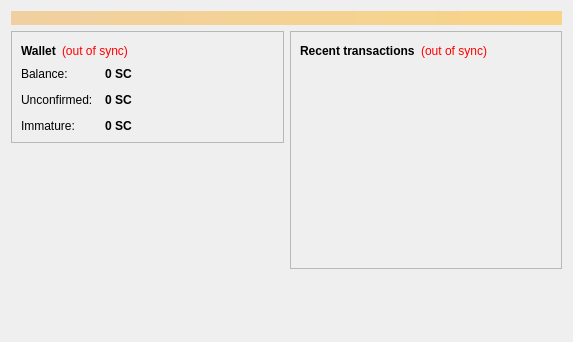
<?xml version="1.0" encoding="UTF-8"?>
<ui version="4.0">
 <class>OverviewPage</class>
 <widget class="QWidget" name="OverviewPage">
  <property name="geometry">
   <rect>
    <x>0</x>
    <y>0</y>
    <width>573</width>
    <height>342</height>
   </rect>
  </property>
  <property name="windowTitle">
   <string>Form</string>
  </property>
  <layout class="QVBoxLayout" name="topLayout">
   <item>
    <widget class="QLabel" name="labelAlerts">
     <property name="visible">
      <bool>false</bool>
     </property>
     <property name="styleSheet">
      <string notr="true">background-color: qlineargradient(x1: 0, y1: 0, x2: 1, y2: 0, stop:0 #F0D0A0, stop:1 #F8D488); color:#000000;</string>
     </property>
     <property name="wordWrap">
      <bool>true</bool>
     </property>
     <property name="margin">
      <number>3</number>
     </property>
    </widget>
   </item>
   <item>
    <layout class="QHBoxLayout" name="horizontalLayout" stretch="1,1">
     <item>
      <layout class="QVBoxLayout" name="verticalLayout_2">
       <item>
        <widget class="QFrame" name="frame">
         <property name="frameShape">
          <enum>QFrame::StyledPanel</enum>
         </property>
         <property name="frameShadow">
          <enum>QFrame::Raised</enum>
         </property>
         <layout class="QVBoxLayout" name="verticalLayout_4">
          <item>
           <layout class="QHBoxLayout" name="horizontalLayout_4">
            <item>
             <widget class="QLabel" name="label_5">
              <property name="font">
               <font>
                <weight>75</weight>
                <bold>true</bold>
               </font>
              </property>
              <property name="text">
               <string>Wallet</string>
              </property>
             </widget>
            </item>
            <item>
             <widget class="QLabel" name="labelWalletStatus">
              <property name="toolTip">
               <string>The displayed information may be out of date. Your wallet automatically synchronizes with the Suncoin network after a connection is established, but this process has not completed yet.</string>
              </property>
              <property name="styleSheet">
               <string notr="true">QLabel { color: red; }</string>
              </property>
              <property name="text">
               <string notr="true">(out of sync)</string>
              </property>
              <property name="alignment">
               <set>Qt::AlignLeading|Qt::AlignLeft|Qt::AlignVCenter</set>
              </property>
             </widget>
            </item>
            <item>
             <spacer name="horizontalSpacer_2">
              <property name="orientation">
               <enum>Qt::Horizontal</enum>
              </property>
              <property name="sizeHint" stdset="0">
               <size>
                <width>40</width>
                <height>20</height>
               </size>
              </property>
             </spacer>
            </item>
           </layout>
          </item>
          <item>
           <layout class="QFormLayout" name="formLayout_2">
            <property name="fieldGrowthPolicy">
             <enum>QFormLayout::AllNonFixedFieldsGrow</enum>
            </property>
            <property name="horizontalSpacing">
             <number>12</number>
            </property>
            <property name="verticalSpacing">
             <number>12</number>
            </property>
            <item row="0" column="0">
             <widget class="QLabel" name="label">
              <property name="text">
               <string>Balance:</string>
              </property>
             </widget>
            </item>
            <item row="0" column="1">
             <widget class="QLabel" name="labelBalance">
              <property name="font">
               <font>
                <weight>75</weight>
                <bold>true</bold>
               </font>
              </property>
              <property name="cursor">
               <cursorShape>IBeamCursor</cursorShape>
              </property>
              <property name="toolTip">
               <string>Your current balance</string>
              </property>
              <property name="text">
               <string notr="true">0 SC</string>
              </property>
              <property name="textInteractionFlags">
               <set>Qt::LinksAccessibleByMouse|Qt::TextSelectableByKeyboard|Qt::TextSelectableByMouse</set>
              </property>
             </widget>
            </item>
            <item row="1" column="0">
             <widget class="QLabel" name="label_3">
              <property name="text">
               <string>Unconfirmed:</string>
              </property>
             </widget>
            </item>
            <item row="1" column="1">
             <widget class="QLabel" name="labelUnconfirmed">
              <property name="font">
               <font>
                <weight>75</weight>
                <bold>true</bold>
               </font>
              </property>
              <property name="cursor">
               <cursorShape>IBeamCursor</cursorShape>
              </property>
              <property name="toolTip">
               <string>Total of transactions that have yet to be confirmed, and do not yet count toward the current balance</string>
              </property>
              <property name="text">
               <string notr="true">0 SC</string>
              </property>
              <property name="textInteractionFlags">
               <set>Qt::LinksAccessibleByMouse|Qt::TextSelectableByKeyboard|Qt::TextSelectableByMouse</set>
              </property>
             </widget>
            </item>
            <item row="2" column="0">
             <widget class="QLabel" name="labelImmatureText">
              <property name="text">
               <string>Immature:</string>
              </property>
             </widget>
            </item>
            <item row="2" column="1">
             <widget class="QLabel" name="labelImmature">
              <property name="font">
               <font>
                <weight>75</weight>
                <bold>true</bold>
               </font>
              </property>
              <property name="toolTip">
               <string>Mined balance that has not yet matured</string>
              </property>
              <property name="text">
               <string notr="true">0 SC</string>
              </property>
              <property name="textInteractionFlags">
               <set>Qt::LinksAccessibleByMouse|Qt::TextSelectableByKeyboard|Qt::TextSelectableByMouse</set>
              </property>
             </widget>
            </item>
           </layout>
          </item>
         </layout>
        </widget>
       </item>
       <item>
        <spacer name="verticalSpacer">
         <property name="orientation">
          <enum>Qt::Vertical</enum>
         </property>
         <property name="sizeHint" stdset="0">
          <size>
           <width>20</width>
           <height>40</height>
          </size>
         </property>
        </spacer>
       </item>
      </layout>
     </item>
     <item>
      <layout class="QVBoxLayout" name="verticalLayout_3">
       <item>
        <widget class="QFrame" name="frame_2">
         <property name="frameShape">
          <enum>QFrame::StyledPanel</enum>
         </property>
         <property name="frameShadow">
          <enum>QFrame::Raised</enum>
         </property>
         <layout class="QVBoxLayout" name="verticalLayout">
          <item>
           <layout class="QHBoxLayout" name="horizontalLayout_2">
            <item>
             <widget class="QLabel" name="label_4">
              <property name="text">
               <string>&lt;b&gt;Recent transactions&lt;/b&gt;</string>
              </property>
             </widget>
            </item>
            <item>
             <widget class="QLabel" name="labelTransactionsStatus">
              <property name="toolTip">
               <string>The displayed information may be out of date. Your wallet automatically synchronizes with the Suncoin network after a connection is established, but this process has not completed yet.</string>
              </property>
              <property name="styleSheet">
               <string notr="true">QLabel { color: red; }</string>
              </property>
              <property name="text">
               <string notr="true">(out of sync)</string>
              </property>
              <property name="alignment">
               <set>Qt::AlignRight|Qt::AlignTrailing|Qt::AlignVCenter</set>
              </property>
             </widget>
            </item>
            <item>
             <spacer name="horizontalSpacer">
              <property name="orientation">
               <enum>Qt::Horizontal</enum>
              </property>
              <property name="sizeHint" stdset="0">
               <size>
                <width>40</width>
                <height>20</height>
               </size>
              </property>
             </spacer>
            </item>
           </layout>
          </item>
          <item>
           <widget class="QListView" name="listTransactions">
            <property name="styleSheet">
             <string notr="true">QListView { background: transparent; }</string>
            </property>
            <property name="frameShape">
             <enum>QFrame::NoFrame</enum>
            </property>
            <property name="verticalScrollBarPolicy">
             <enum>Qt::ScrollBarAlwaysOff</enum>
            </property>
            <property name="horizontalScrollBarPolicy">
             <enum>Qt::ScrollBarAlwaysOff</enum>
            </property>
            <property name="selectionMode">
             <enum>QAbstractItemView::NoSelection</enum>
            </property>
           </widget>
          </item>
         </layout>
        </widget>
       </item>
       <item>
        <spacer name="verticalSpacer_2">
         <property name="orientation">
          <enum>Qt::Vertical</enum>
         </property>
         <property name="sizeHint" stdset="0">
          <size>
           <width>20</width>
           <height>40</height>
          </size>
         </property>
        </spacer>
       </item>
      </layout>
     </item>
    </layout>
   </item>
  </layout>
 </widget>
 <resources/>
 <connections/>
</ui>
